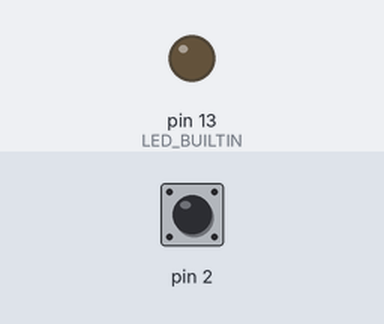
This sketch was run on a simulated Arduino Uno, built with avr-gcc and run on an emulated ATmega328P. On the bench: output pins drawn as LEDs (lit = HIGH). Inputs (shaded band) come from the test bench; at power-on: pin 2 HIGH.

Above: at 1.2 s.
1.3 s: pin 2 pulled LOW for 0.15 s
At 2.5 s:
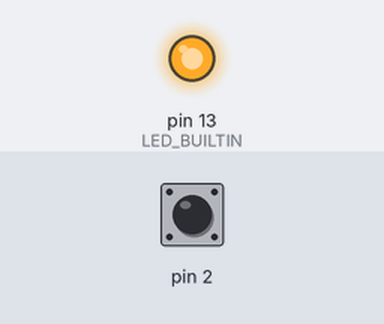
2.9 s: pin 2 pulled LOW for 1 s
At 3.9 s:
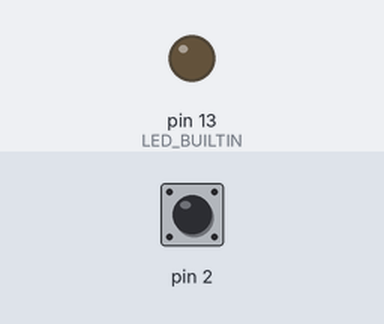
5.4 s: pin 2 pulled LOW for 3.2 s
At 5.8 s:
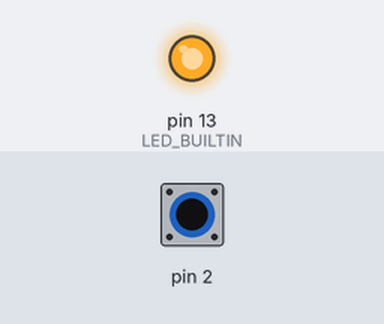
Timing chart, 0 to 8.4 s (numbered marks = the images above; inputs shaded):
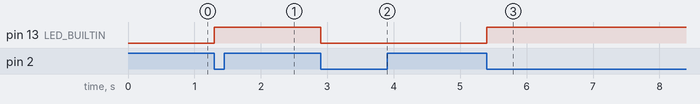

The sketch:

Toggleswitch.ino
```cpp
bool state = false;
bool lastState = true;

void setup() {
    pinMode(2, INPUT_PULLUP);
    pinMode(LED_BUILTIN, OUTPUT);
}

void loop() {
    bool buttonState = digitalRead(2);

    if (lastState == true && buttonState == false) {
        state = !state;
        digitalWrite(LED_BUILTIN, state);
        delay(20);
    }

    lastState = buttonState;
}
```

Measured:
- after the input at 1.3 s, pin 13 (LED_BUILTIN): LOW → HIGH at once
- after the input at 2.9 s, pin 13 (LED_BUILTIN): HIGH → LOW at once
- after the input at 5.4 s, pin 13 (LED_BUILTIN): LOW → HIGH at once
